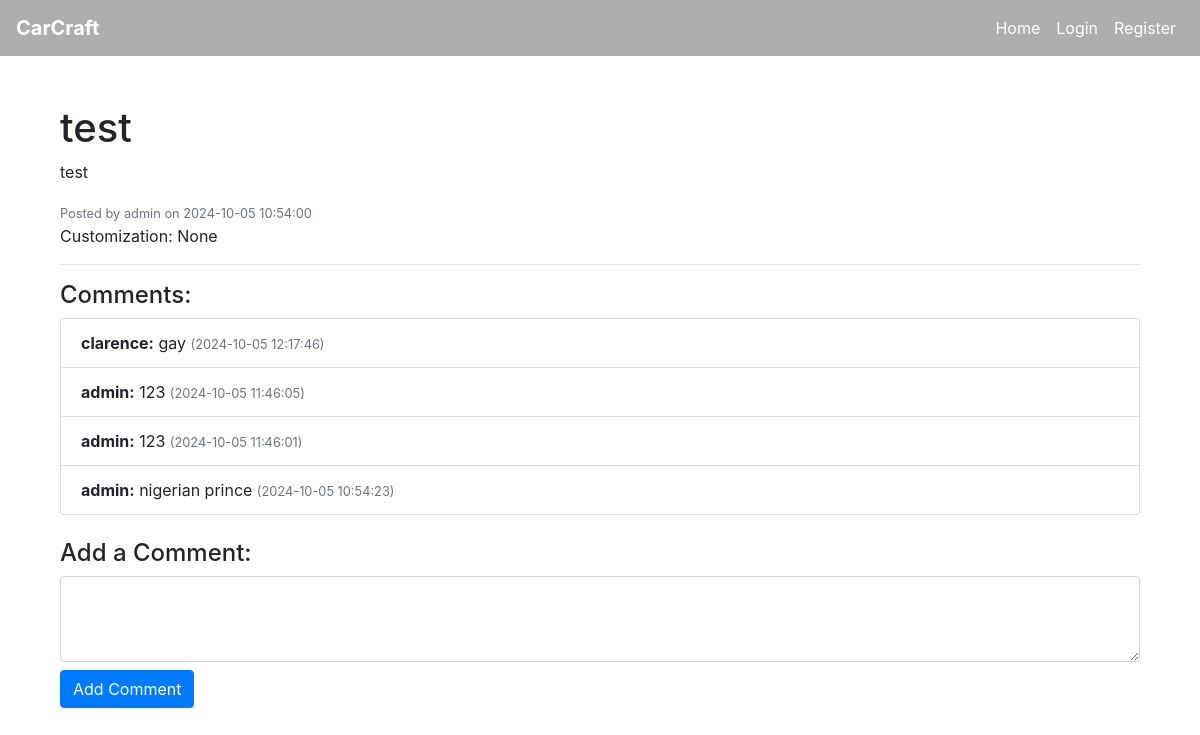
/post/1, run on the app's committed database.
### tables this page shows
CREATE TABLE post (
    post_id INTEGER PRIMARY KEY AUTOINCREMENT,
    customization_id INTEGER,
    user_id INTEGER NOT NULL,
    title VARCHAR(255) NOT NULL,
    description TEXT,
    created_at DATETIME DEFAULT CURRENT_TIMESTAMP,
    FOREIGN KEY (customization_id) REFERENCES customization(customization_id),
    FOREIGN KEY (user_id) REFERENCES user(user_id)
);

CREATE TABLE user (
    user_id INTEGER PRIMARY KEY AUTOINCREMENT,
    username VARCHAR(64) NOT NULL,
    email VARCHAR(100) NOT NULL,
    password_hash VARCHAR(255) NOT NULL,
    created_at DATETIME DEFAULT CURRENT_TIMESTAMP,
    admin INTEGER DEFAULT 0
);

CREATE TABLE comment (
    comment_id INTEGER PRIMARY KEY AUTOINCREMENT,
    post_id INTEGER NOT NULL,
    user_id INTEGER NOT NULL,
    content TEXT NOT NULL,
    created_at DATETIME DEFAULT CURRENT_TIMESTAMP,
    FOREIGN KEY (post_id) REFERENCES post(post_id),
    FOREIGN KEY (user_id) REFERENCES user(user_id)
);

### app.py (the view)
@app.route('/post/<int:post_id>', methods=['GET'])
def view_post(post_id):
    conn = get_db_connection()
    post = conn.execute('''
        SELECT p.post_id, p.title, p.description, p.created_at, p.user_id, u.username, c.customization_name AS customization_name, c.customization_id
        FROM post p
        JOIN user u ON p.user_id = u.user_id
        LEFT JOIN customization c ON p.customization_id = c.customization_id
        WHERE p.post_id = ?
    ''', (post_id,)).fetchone()
    if post is None:
        flash('Post not found.')
        return redirect(url_for('forum'))
    comments = conn.execute('''
        SELECT c.comment_id, c.content, c.created_at, c.user_id, u.username
        FROM comment c
        JOIN user u ON c.user_id = u.user_id
        WHERE c.post_id = ?
        ORDER BY c.created_at DESC
    ''', (post_id,)).fetchall()
    conn.close()
    return render_template('view_post.html', post=post, comments=comments)

### app.py (called while the page is built)
def get_db_connection():
    conn = sqlite3.connect(DATABASE)
    conn.row_factory = sqlite3.Row  # This enables column access by name: row['column_name']
    return conn

### templates/view_post.html (shortened to what this page needs)
{% extends "base.html" %}
{% block content %}
<div class="container mt-5">
    <h1>{{ post['title'] }}</h1>
    <p>{{ post['description'] }}</p>
    <small class="text-muted">Posted by {{ post['username'] }} on {{ post['created_at'] }}</small>
    {% if post['customization_name'] %}
        <p>Customization: {{ post['customization_name'] }} (ID: {{ post['customization_id'] }})</p>
    {% else %}
        <p>Customization: None</p>
    {% endif %}
    <hr>
    <h4>Comments:</h4>
    {% if comments %}
        <ul class="list-group">
            {% for comment in comments %}
                <li class="list-group-item">
                    <strong>{{ comment['username'] }}:</strong> {{ comment['content'] }} <small class="text-muted">({{ comment['created_at'] }})</small>
                </li>
            {% endfor %}
        </ul>
    {% else %}
        <p>No comments yet. Be the first to comment!</p>
    {% endif %}
    <h4 class="mt-4">Add a Comment:</h4>
    <form method="POST" action="{{ url_for('create_comment', post_id=post['post_id']) }}">
        <textarea name="content" rows="3" required class="form-control"></textarea>
        <button type="submit" class="btn btn-primary mt-2">Add Comment</button>
    </form>
</div>
{% endblock %}

### data on the page
post: title "test", description "test", created_at "2024-10-05 10:54:00"
user: username "admin"
comment: username "clarence", content "gay", created_at "2024-10-05 12:17:46"
comment: username "admin", content "123", created_at "2024-10-05 11:46:05"
comment: username "admin", content "123", created_at "2024-10-05 11:46:01"
comment: username "admin", content "nigerian prince", created_at "2024-10-05 10:54:23"
